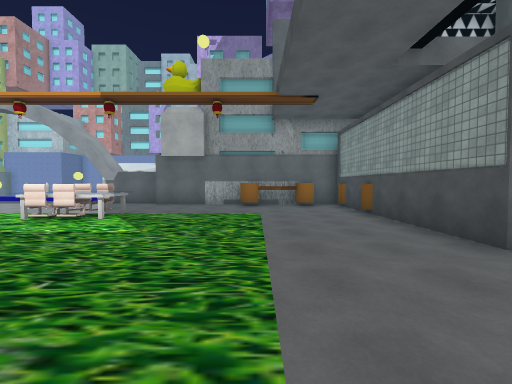
[1] (above)

24 first-person views from a walk through a 3-D level made in the Unity game engine. The camera is 1.3 m above the floor, tilts 2° down and sees 90° across. The floor is counted in squares, 2 m on a side. Each view is taken from the middle of a square. On the plan, view 1 faces up. The plan holds only what a view shows up to about 9 squares ahead; the rest is blank. The place goes on beyond the plan. Some surface patterns are stand-ins.

[2]
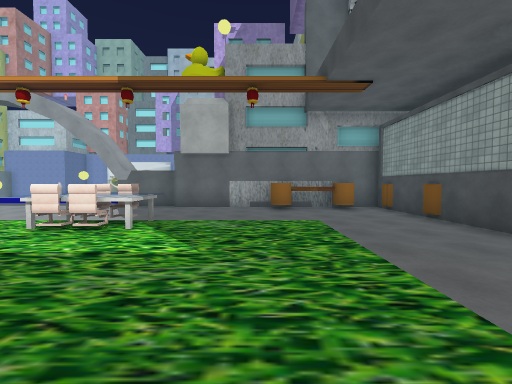

[3]
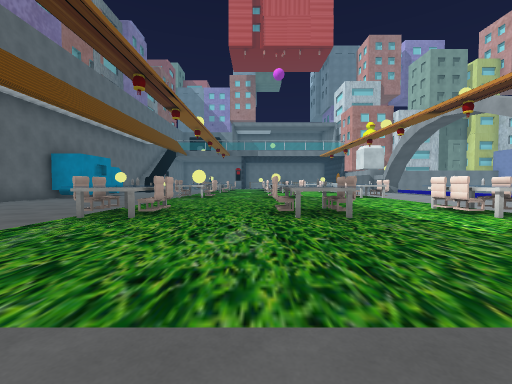

[4]
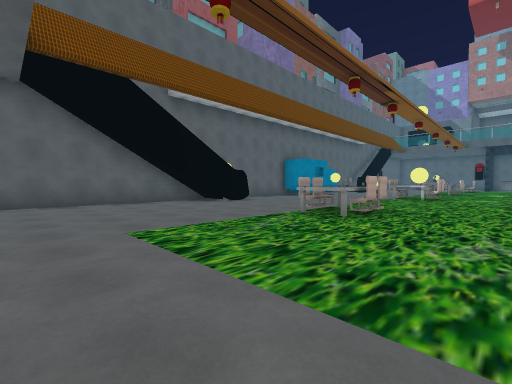

[5]
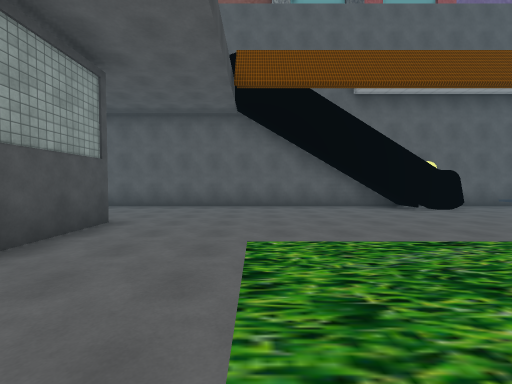

[6]
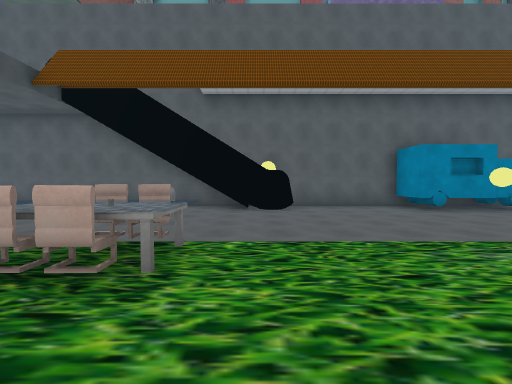

[7]
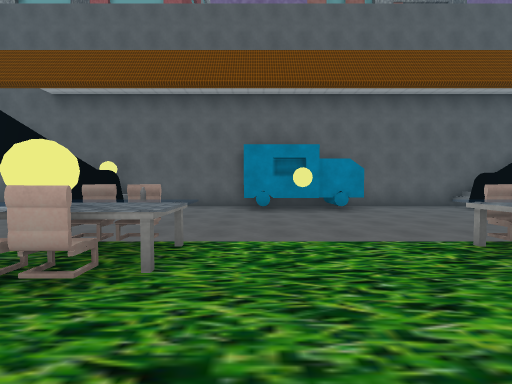

[8]
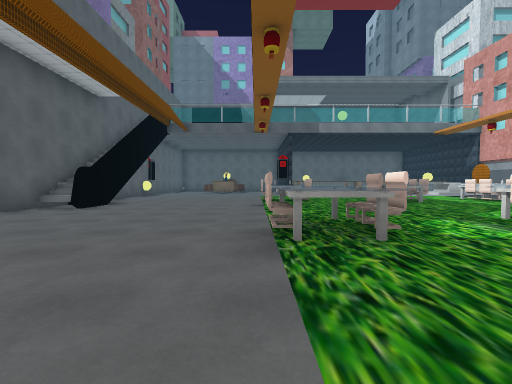

[9]
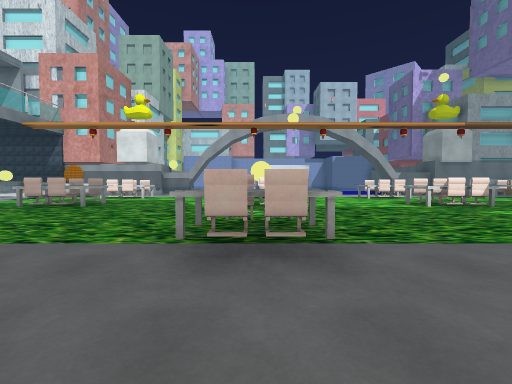

[10]
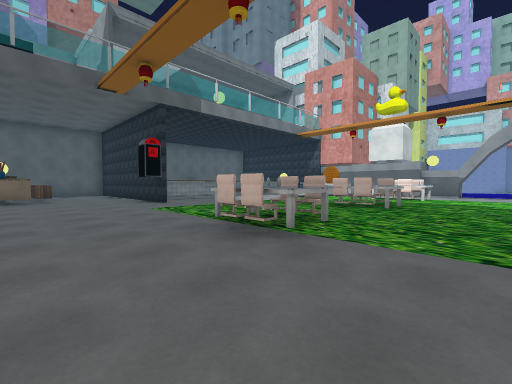

[11]
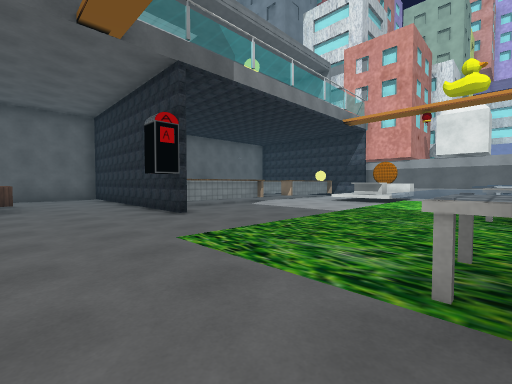

[12]
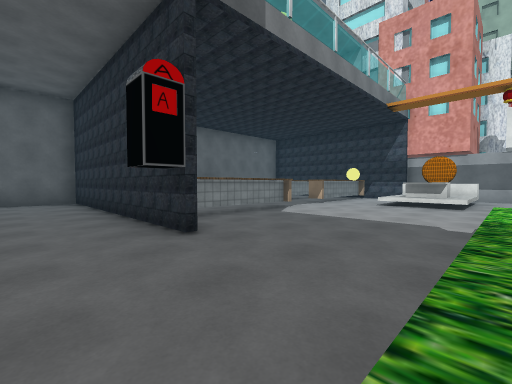

[13]
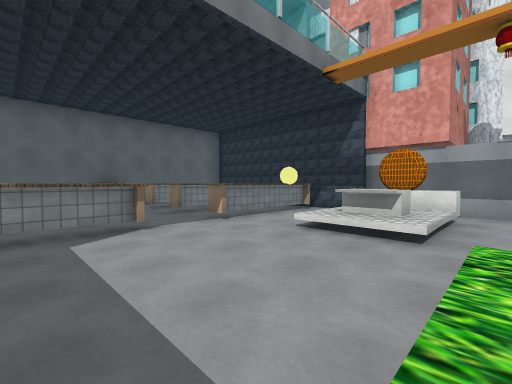

[14]
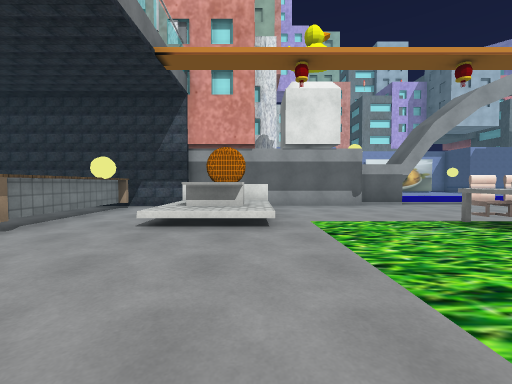

[15]
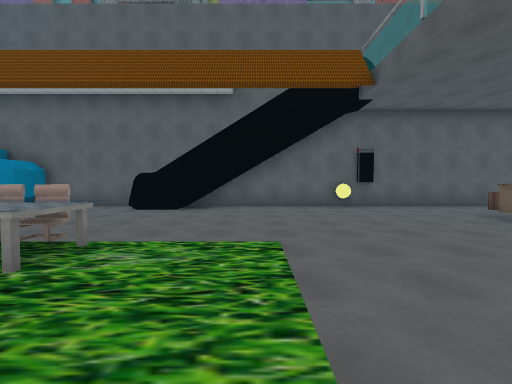

[16]
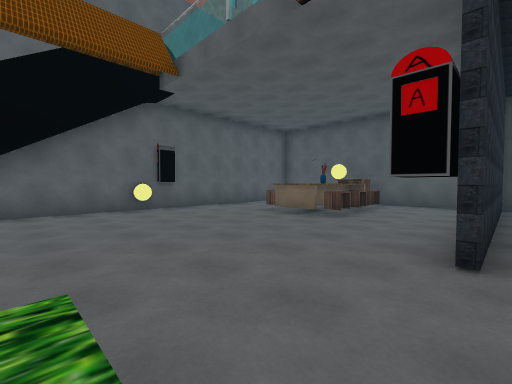

[17]
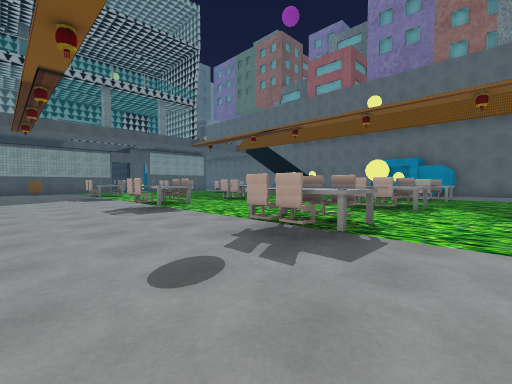

[18]
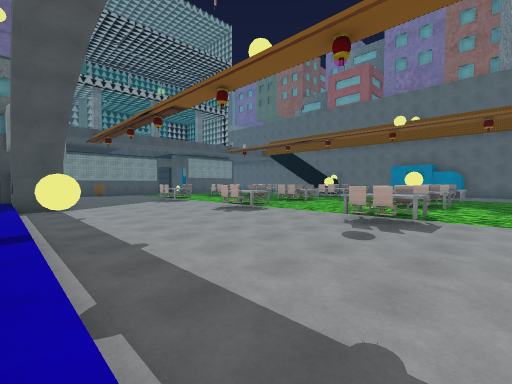

[19]
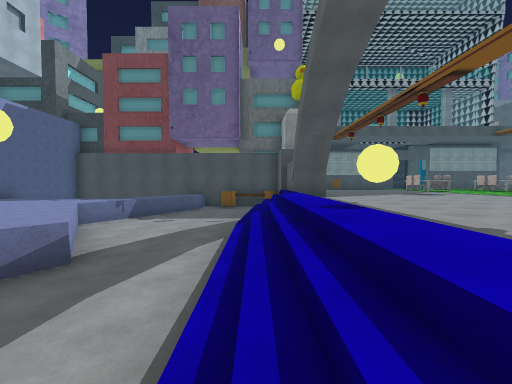

[20]
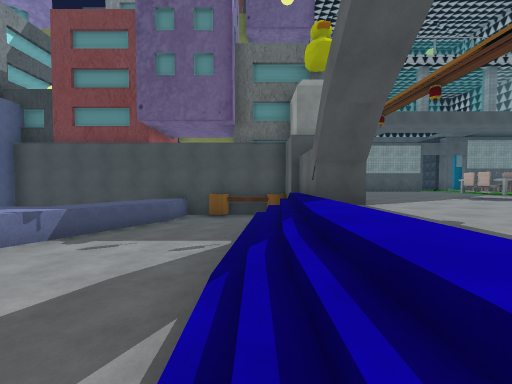

[21]
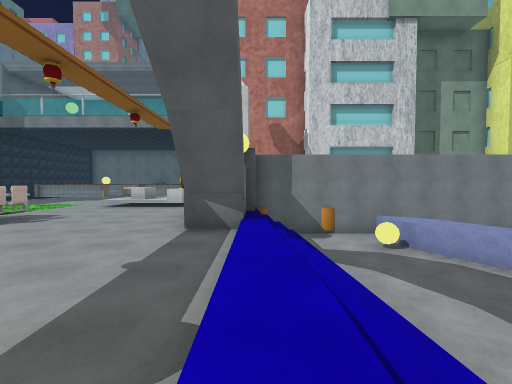

[22]
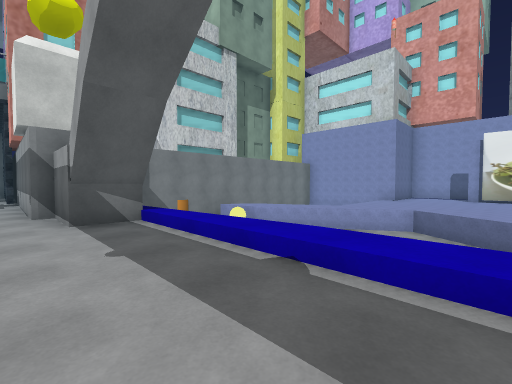

[23]
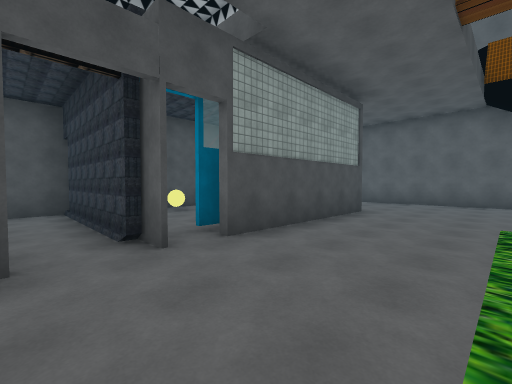

[24]
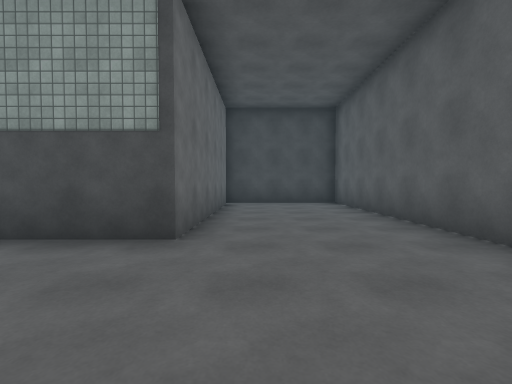

### Floor plan
Key: @ floor where view 1 was taken; # wall or solid block; . main floor; : floor 0.25 m higher than the main floor; + floor 0.5 m higher than the main floor; - floor 1.25 m lower than the main floor; / step, stairs or slope; = window, fence, low wall or low ledge; ^ raised ledge; C chair; T table; B building; R truck; O other object.
Columns run from 30 left of view 1 to 9 right of it. Each row starts with its distance up from view 1.
 19                 ^^^    ^^   #
 18            #   ^^^^   ^^^   #
 17            #  ^^^^^  ^^^^   #
 16            #-^^^-^^ ^^--^^^ #
 15            #^^-    ^^-----^^#
 14            #^---  ----------#
 13           O----------------O#   BB
 12           O////////////////-#
 11           O##//////////////#B
 10     ##########.....#.....####B BBBB
  9      .........................OOO#
  8      #..^^.......................#
  7      #..^+.......................O
  6  .#.##..++..CC...C...CO...CC.....#
  5 #O#.......::CC::T  ::TT:::OT::/..#
  4 #   ......:::::::C:::OC:::CC::/..#
  3 #    #....::CC:::C:::CC:::CC::/..#
  2 #    #....::TT::TTT::T :::O ::/..######
  1 #    #....::CC::C:O::CC:::OC::/.....
  0 ########..:::::::O::::::::::::@..#...=
 -1 #.........:OTTO:TCT:OC C:COOC:/..#  ..
 -2 #.........//CC///C///CC///CC///..#
 -3 #.TTT............................#
 -4  O###............................###  ##
 -5     T..............#...................#
 -6    .....................##.............#
 -7    ........##^...RRRR....##............#
 -8   ######################################

Positions as (right, up) in squares from view 1, and headings:
1: (0, 0), facing up
2: (-1, 1), facing up
3: (1, 1), facing left
4: (1, 1), facing down-left
5: (0, 1), facing down
6: (-5, 1), facing down
7: (-10, 1), facing down
8: (-10, -2), facing left
9: (-13, -4), facing up
10: (-15, -4), facing up-left
11: (-18, -3), facing up-left
12: (-20, -2), facing up-left
13: (-20, 2), facing up-left
14: (-21, 2), facing up
15: (-20, 1), facing down
16: (-20, 0), facing down-left
17: (-15, 8), facing down-right
18: (-15, 11), facing down-right
19: (-14, 12), facing right
20: (-11, 12), facing right
21: (-12, 11), facing left
22: (-12, 9), facing up-left
23: (0, 3), facing down-right
24: (0, -5), facing right
